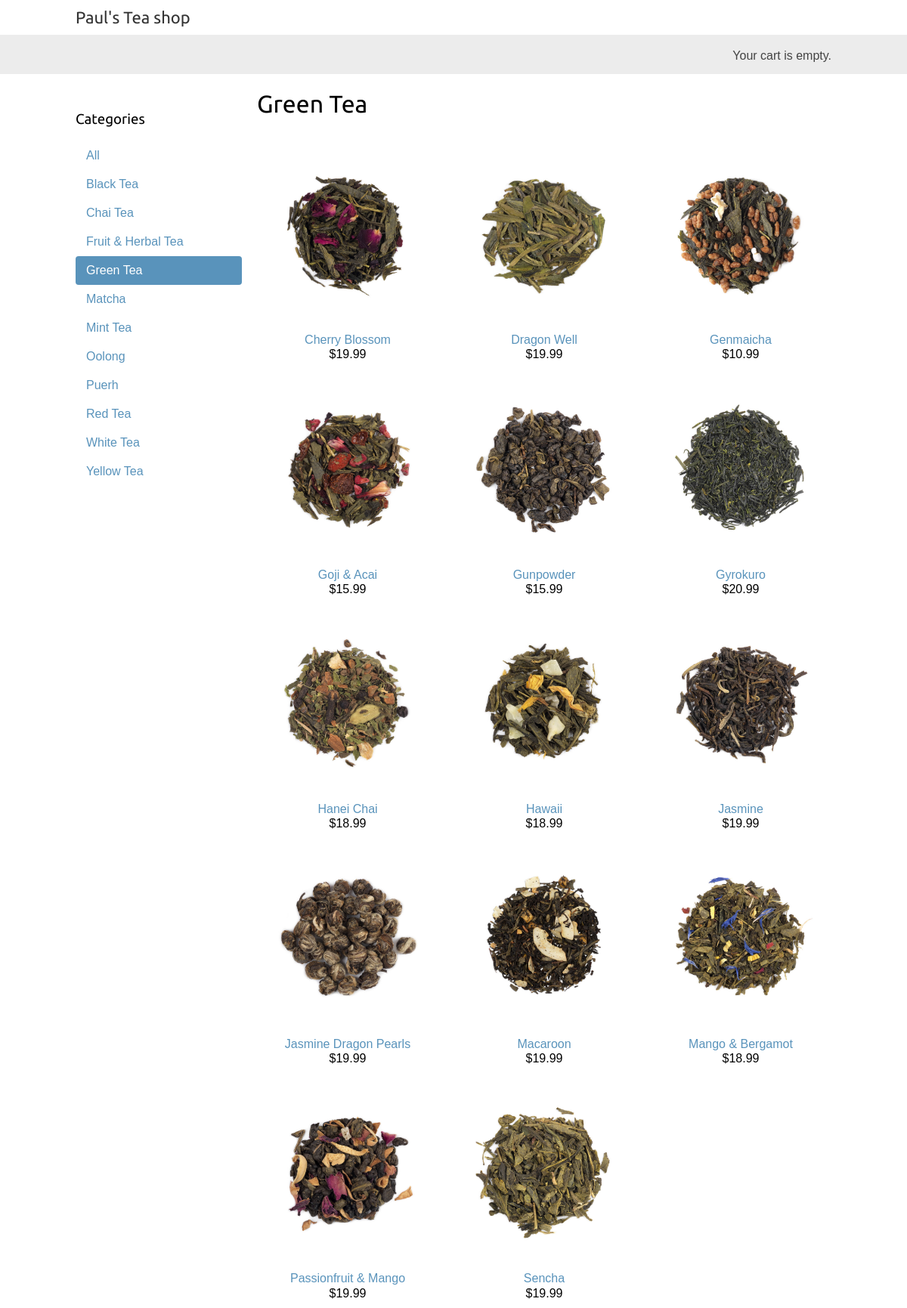
The app's page /green-tea/ with its own data.
### shop/models.py (models this page shows, shortened)
class Category(models.Model):
    name = models.CharField(max_length=200,
                            db_index=True)
    slug = models.SlugField(max_length=200,
                            unique=True)
    class Meta:
        ordering = ('name',)
        verbose_name = 'category'
        verbose_name_plural = 'categories'
    def get_absolute_url(self):
        return reverse('shop:product_list_by_category',
                       args=[self.slug]) # This collects a url for category

class Product(models.Model):
    category = models.ForeignKey(Category,
                                 related_name='products',
                                 on_delete=models.CASCADE)      # Foriegn key to Category model, one category, many products
    name = models.CharField(max_length=200, db_index=True)      # The product name
    slug = models.SlugField(max_length=200, db_index=True)      # The slug for URL use
    image = models.ImageField(upload_to='products/%Y/%m/%d',
                              blank=True)                       # The product image storage
    description = models.TextField(blank=True)                  # The description of the product
    price = models.DecimalField(max_digits=10, decimal_places=2)# The price of the product is stored in a decimal field with two decimal places
    available = models.BooleanField(default=True)               # This boolean field enabled a product to be enabled or disabled in accordance with use
    created = models.DateTimeField(auto_now_add=True)           # Records when the product was created
    updated = models.DateTimeField(auto_now=True)               # Records when the product details were changed
    class Meta:
        ordering = ('name',)
        index_together = (('id', 'slug'),)
    def get_absolute_url(self):
        return reverse('shop:product_detail',
                       args=[self.id, self.slug]) # This collects a url for products.

### shop/views.py (the view)
# urls.py: path('', views.product_list, name='product_list'),
def product_list(request, category_slug=None):
    category = None
    categories = Category.objects.all()
    products = Product.objects.filter(available=True) # This will only allow products listed as available to appear
    if category_slug:
        category = get_object_or_404(Category, slug=category_slug)
        products = products.filter(category=category) # This will collect available products from a specified category
    return render(request,
                  'shop/product/list.html',
                  {'category': category,
                   'categories': categories,
                   'products': products})

### cart/cart.py (called while the page is built)
    def __len__(self):
        return sum(item['quantity'] for item in self.cart.values())

### cart/context_processors.py (called while the page is built)
def cart(request):
    return {'cart': Cart(request)}

### shop/templates/shop/product/list.html (shortened to what this page needs)
{% extends "shop/base.html" %}
{% load static %}
{% block content %}
  <div id="sidebar">
    <h3>Categories</h3>
    <ul>
      <li {% if not category %}class="selected"{% endif %}>
        <a href="{% url "shop:product_list" %}">All</a>
      </li>
      {% for c in categories %}
        <li {% if category.slug == c.slug %}class="selected"{% endif %}>
          <a href="{{ c.get_absolute_url }}">{{ c.name }}</a>
        </li>
      {% endfor %}
    </ul>
  </div>
  <div id="main" class="product-list">
    <h1>{% if category %}{{ category.name }}{% else %}Full Tea Selection{% endif %}</h1>
    {% for product in products %}
      <div class="item">
        <a href="{{ product.get_absolute_url }}">
          <img src="{% if product.image %}{{ product.image.url }}{% else %}{% static "img/no_image.png" %}{% endif %}">
        </a>
        <a href="{{ product.get_absolute_url }}">{{ product.name }}</a>
        <br>
        ${{ product.price }}
      </div>
    {% endfor %}
  </div>
{% endblock %}

### shop/static/css/base.css (style rules this page uses)
body { margin:0; padding:0; font-family:helvetica, sans-serif; }
h1, h2, h3, h4, h5 , h6 { font-family: 'Ubuntu', sans-serif; font-weight:normal; }
a { text-decoration:none; color:#5993bb; }
#sidebar { width:220px; padding:30px 20px 0 0; float:left; }
#sidebar ul { margin:0; padding:0; }
#sidebar ul li { margin:0; list-style:none; padding:10px 14px; }
#sidebar ul li a { display:block; }
#sidebar ul li.selected { background:#5993bb; border-radius:4px; }
#sidebar ul li.selected a { color:#fff; }
#main { float:left; width: 96%; margin-right:-220px; overflow:hidden; }
.product-list .item { width:25%; padding:10px 20px 10px 0; float:left; text-align:center; line-height:1.2; }
.product-list .item img { width:100%; margin-bottom:8px; }

### records on screen
Category: name "Black Tea"
Category: name "Chai Tea"
Category: name "Fruit & Herbal Tea"
Category: name "Green Tea"
Category: name "Matcha"
Category: name "Mint Tea"
Category: name "Oolong"
Category: name "Puerh"
Category: name "Red Tea"
Category: name "White Tea"
Category: name "Yellow Tea"
Product: image (picture), name "Cherry Blossom", price "19.99"
Product: image (picture), name "Dragon Well", price "19.99"
Product: image (picture), name "Genmaicha", price "10.99"
Product: image (picture), name "Goji & Acai", price "15.99"
Product: image (picture), name "Gunpowder", price "15.99"
Product: image (picture), name "Gyrokuro", price "20.99"
Product: image (picture), name "Hanei Chai", price "18.99"
Product: image (picture), name "Hawaii", price "18.99"
Product: image (picture), name "Jasmine", price "19.99"
Product: image (picture), name "Jasmine Dragon Pearls", price "19.99"
Product: image (picture), name "Macaroon", price "19.99"
Product: image (picture), name "Mango & Bergamot", price "18.99"
Product: image (picture), name "Passionfruit & Mango", price "19.99"
Product: image (picture), name "Sencha", price "19.99"
